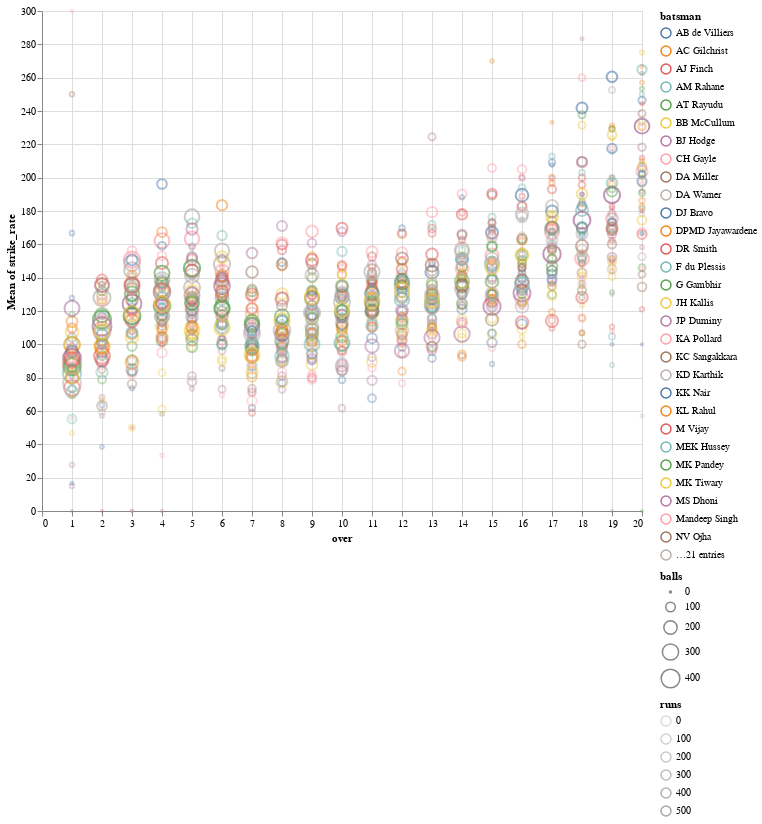

Notebook code for this chart:
### Code cell
#scatter plot for above dataframe
alt.data_transformers.disable_max_rows()

df_strike.columns
alt.Chart(df_strike[df_strike.batsman.isin(topbatsmen)]).mark_point(shape="circle").encode(
alt.X('over'),
alt.Y('mean(strike_rate)'),
color='batsman',
text="batsman",
size='balls',
opacity='runs',
tooltip=list(df_strike.columns)
).properties(width=600,height=500)

### Figure 1 — Vega-Lite specification as saved in the notebook (floating-point values rounded to 4 significant figures; data arrays with more than 128 entries replaced by an {"elided": "..."} marker saying what was removed)
{"config": {"view": {"continuousWidth": 400, "continuousHeight": 300}}, "data": {"name": "data-f652e0cac4eab9683ab66d257fe2c8df"}, "mark": {"type": "point", "shape": "circle"}, "encoding": {"color": {"field": "batsman", "type": "nominal"}, "opacity": {"field": "runs", "type": "quantitative"}, "size": {"field": "balls", "type": "quantitative"}, "text": {"field": "batsman", "type": "nominal"}, "tooltip": [{"field": "batsman", "type": "nominal"}, {"field": "over", "type": "quantitative"}, {"field": "balls", "type": "quantitative"}, {"field": "runs", "type": "quantitative"}, {"field": "strike_rate", "type": "quantitative"}], "x": {"field": "over", "type": "quantitative"}, "y": {"aggregate": "mean", "field": "strike_rate", "type": "quantitative"}}, "height": 500, "width": 600, "$schema": "https://vega.github.io/schema/vega-lite/v4.17.0.json", "datasets": {"data-f652e0cac4eab9683ab66d257fe2c8df": {"elided": "993 records"}}}
